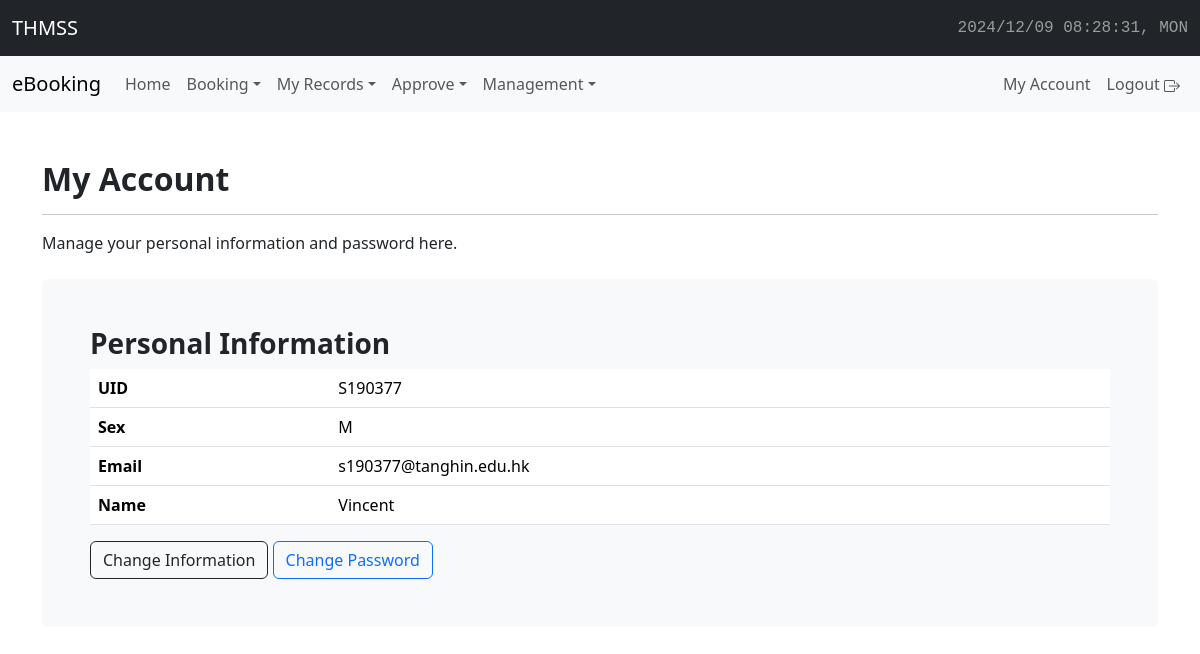
Page /account (signed in) on the committed database.
### tables this page shows
CREATE TABLE "user" (
	"UID"	VARCHAR(7) NOT NULL,
	"PASSWORD"	VARCHAR(255) NOT NULL,
	"ROLE"	VARCHAR(255) NOT NULL,
	"SEX"	CHAR(1) NOT NULL,
	"EMAIL"	VARCHAR(255) NOT NULL,
	"UNAME"	VARCHAR(255) NOT NULL,
	CONSTRAINT "pk_user" PRIMARY KEY("UID"),
	CONSTRAINT "rolesuser" FOREIGN KEY("ROLE") REFERENCES "roles"("ROLE") ON UPDATE CASCADE ON DELETE NO ACTION
);

### app/helpers.py (the view)
        def decorator(*args, **kwargs):
            if not sessionValidity(session):
                flask.abort(401)        #401 unauthorized
            permission_li = role_permissions(uid = session["UID"])
            if permission is not None:
                required_permission = permission.format(
                    *map(lambda x: x.upper(), kwargs.values())
                    )
                if not permission_li[required_permission]:
                    flask.abort(403)    #403 Forbidden
            if role is not None:
                if permission_li[SCHEMA["roles"].primaryKey] != role:
                    flask.abort(403)    #403 Forbidden
            kwargs["permission"] = permission_li
            return func(*args, **kwargs)

### app/blueprints/myAccount.py (called while the page is built)
@blueprint.route('/account', methods = ["GET"])
@verifySession(flask.session)
def account(permission):
    data = get_by_primary_key('user',
                              flask.session["UID"],
                              ('UID', 'SEX', 'EMAIL', 'UNAME'))
    return flask.render_template('account.html',
                                 data = data,
                                 permission = permission,
                                 tz = TIME_ZONE)

### app/helpers.py (called while the page is built)
def get_by_primary_key(table: str,
                       primary_key,
                       required_field: Union[str, list]="*",
                       **args):
    rtn = sql(f"""SELECT {required_field if type(required_field) is str else ','.join(required_field)} FROM {table}
               WHERE {SCHEMA[table].primaryKey} = ?""",
               primary_key, **args
               ).result[0]
    return rtn[0] if type(required_field) is str else rtn

def sessionValidity(session):
    if 'UID' not in session:
        return False
    try:
        get_by_primary_key("user", session['UID'])
    except:
        return False
    return True

def role_permissions(uid = None,role = None):
    if uid:
        result = sql("""SELECT * FROM roles
                        WHERE ROLE = (SELECT ROLE FROM user WHERE UID = ?)
                        """, uid)
    if role:
        result = sql("""SELECT * FROM roles
                        WHERE ROLE = ?
                        """, role)
    permissions = {}
    field = result.field
    for i in range(len(field)):
        permissions[field[i]] = result.result[0][i]
    return permissions

### app/templates/account.html (shortened to what this page needs)
<html>
    <head>
        {% include "/header.html" %}
    </head>
    <body>
        {% include "/top_navigation.html" %}
        <div class="container mt-5">
            <h2 class="fw-bold">
                <a class="text-decoration-none text-dark" href="/account">My Account</a>
            </h2>
            <hr>
            <p>
                Manage your personal information and password here.
            </p>
            <div class="mt-4 p-5 bg-light rounded">
                <h3 class="fw-bold">
                    Personal Information
                </h3>
                <table class="table">
                    <tr>
                        <td><strong>UID</strong></td>
                        <td>{{ data[0] }}</td>
                    </tr>
                    <tr>
                        <td><strong>Sex</strong></td>
                        <td class="SEX">{{ data[1] }}</td>
                    </tr>
                    <tr>
                        <td><strong>Email</strong></td>
                        <td class="EMAIL">{{ data[2] }}</td>
                    </tr>
                    <tr>
                        <td><strong>Name</strong></td>
                        <td class="NAME">{{ data[3] }}</td>
                    </tr>
                </table>
                <button class="btn btn-outline-dark change" name="info">Change Information</button>
                <button class="btn btn-outline-primary change" name="pass">Change Password</button>
            </div>
        </div>
    </body>
</html>

### rows in the picture
user: UID "S190377", SEX "M", EMAIL "s190377@tanghin.edu.hk", UNAME "Vincent"
